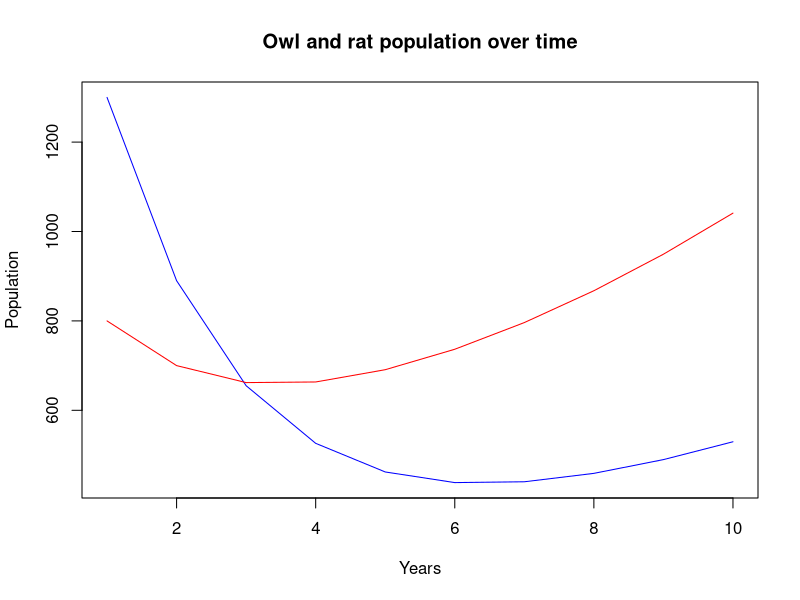

Write R code to recreate this figure.
#rm(list = ls())
A = matrix(c(0.5,-0.2,0.3,1.2), nrow = 2, ncol = 2)
x0 = c(2000, 1000)
x1 = A%*%x0
x2 = x1%*%x0
x_old = x1
o_series = x_old[1,]
r_series = x_old[2,]

time = 10

for(i in 2:time) {
  x_new = A%*%x_old
  o_series = c(o_series,x_new[1,])
  r_series = c(r_series,x_new[2,])
  x_old = x_new
}
plot(1:time, o_series, type = 'l', col= 'blue', main = 'Owl and rat population over time', xlab = 'Years', ylab = 'Population')
lines(1:time, r_series, col='red')
